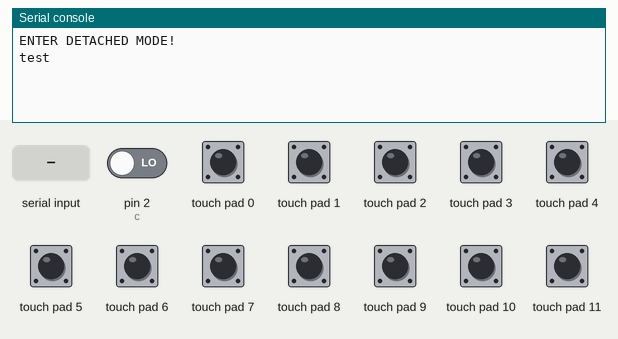
Simulated run of this program. Board: MicroPython board. On the bench: the last lines printed to the serial console. Inputs (shaded band) come from the test bench; at power-on: pin 2 (c), touch pad 0–11 LOW. Random numbers come from a fixed seed.

Above: at 1.2 s.
1.3 s: "{RSET}" received over the second serial link
At 1.9 s:
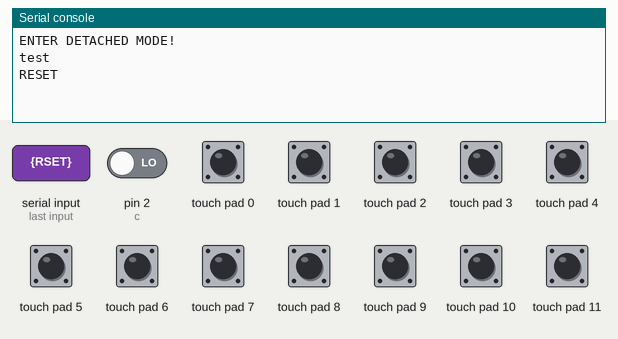
2.8 s: "{HALT}" received over the second serial link
At 4.0 s:
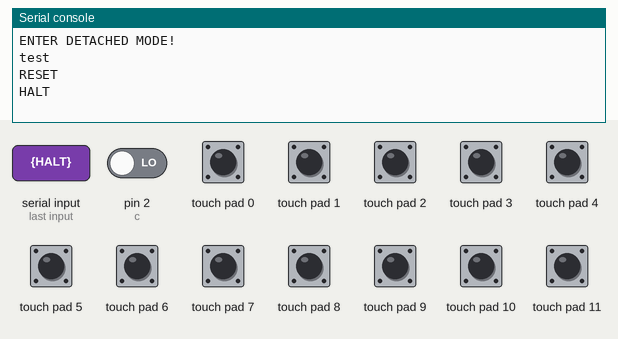
4.3 s: "{STAT}" received over the second serial link
At 5.4 s:
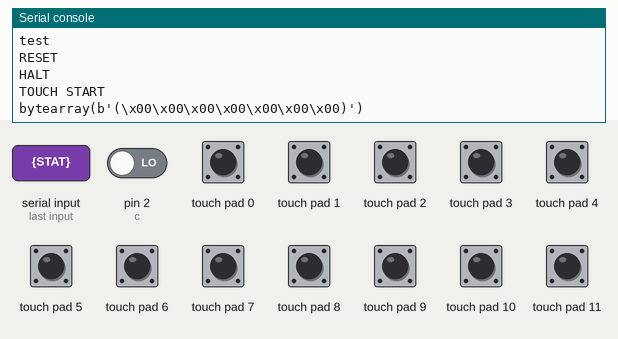
5.8 s: touch pad 0 pulled HIGH for 0.15 s
At 5.94 s:
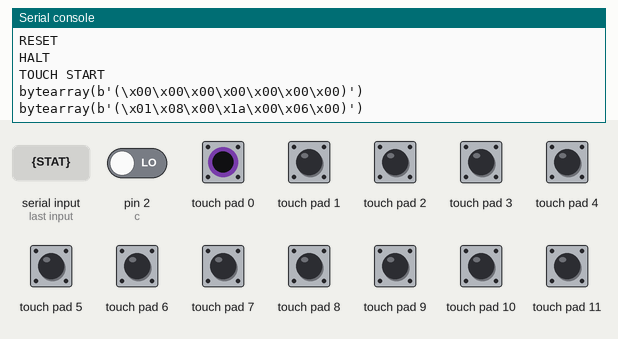
7.4 s: touch pad 1 pulled HIGH for 0.15 s
At 7.54 s:
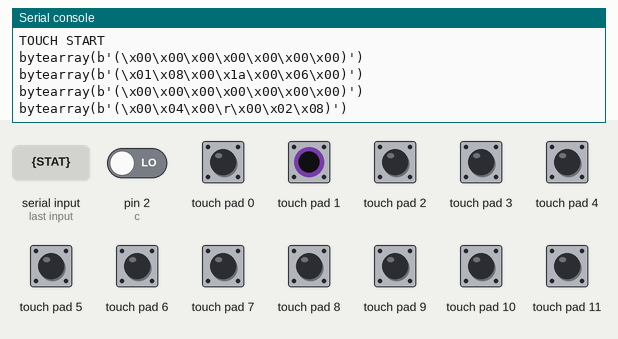
9.0 s: touch pad 2 pulled HIGH for 0.15 s
At 9.15 s:
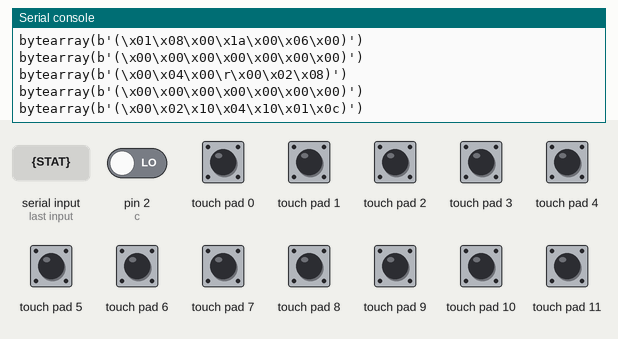

The program:

main.py
```python
import mpr121,time,sys,micropython
from machine import I2C,Pin,UART
from random import randint
A=I2C(0,scl=Pin(5),sda=Pin(4))#SCL5 SDA4 FOR 32C3
B=mpr121.MPR121(A)

B.set_thresholds(7,0)
'''
B.set_thresholds(4,0,7)
B.set_thresholds(4,0,0)
B.set_thresholds(4,0,1)
B.set_thresholds(4,0,2)
'''
masks=[bytearray([0b00000000,0b00001100,0b00000001,0b00010010,0b00000000,0b00010000,0b00000010][::-1]),
       bytearray([0b00000000,0b00011000,0b00000011,0b00000010,0b00000001,0b00000000,0b00000100][::-1]),
       bytearray([0b00000001,0b00010000,0b00000110,0b00000010,0b00000010,0b00000000,0b00001000][::-1]),
       bytearray([0b00000011,0b00000000,0b00001100,0b00000100,0b00000100,0b00000000,0b00010000][::-1]),
       bytearray([0b00000110,0b00000000,0b00011000,0b00000100,0b00001000,0b00000001,0b00000000][::-1]),
       bytearray([0b00001100,0b00000001,0b00010000,0b00000100,0b00010000,0b00000010,0b00000000][::-1]),
       bytearray([0b00001000,0b00000010,0b00000000,0b00001101,0b00000000,0b00000100,0b00000000][::-1]),
       bytearray([0b00000000,0b00000110,0b00000000,0b00011010,0b00000000,0b00001000,0b00000001][::-1])]

delay=1/60
def r():
    return randint(0,31)

def getkey():
    r=B.touched()
    keydata=bytearray(9)
    for i in range(8):
        if r%2:
            for j in range(7):
                keydata[j+1]|=masks[-i-1][j]
        r>>=1
    keydata[0]=40
    keydata[-1]=41
    return keydata

c=Pin(2,Pin.PULL_DOWN)#按下Pin2则直连
if c.value():
    #print('ENTER DIRECT MODE!')
    print=lambda x:None
    Pin(12,Pin.PULL_UP).on()
    Pin(13,Pin.PULL_UP).on()
    micropython.kbd_intr(-1)
    #UART(0,9600)

    class U:
        def __init__():
            pass
        def read():
            return sys.stdin.buffer.read()
        def write(buf):
            sys.stdout.buffer.write(buf)
else:
    print('ENTER DETACHED MODE!')
    U=UART(1,9600,tx=8,rx=9)
print('test')
halt=0
prev=0
while 1:
    data=U.read()
    if data==b'{RSET}':
        halt=0
        print('RESET')
    elif data==b'{HALT}':
        halt=1
        print('HALT')
    elif data==b'{STAT}':
        halt=0
        print('TOUCH START')
        U.write(getkey())
        while 1:
            data=U.read()
            if data==b'{HALT}':
                halt=1
                print('HALT')
                break
            elif data:
                print('received:',data)
            now=getkey()
            if now!=prev:
                U.write(now)
                prev=now
                print(now)
                time.sleep(delay)
                U.write(now)
            time.sleep(delay)
    elif data:
        datac=bytearray(data)
        datac[0]=40
        datac[-1]=41
        U.write(datac)
        print('UNKNOWN CMD:',data,'try response:',datac)

    
```

mpr121.py
```python
"""
MicroPython MPR121 capacitive touch keypad and breakout board driver
https://github.com/mcauser/micropython-mpr121

MIT License
Copyright (c) 2018 Mike Causer

Permission is hereby granted, free of charge, to any person obtaining a copy
of this software and associated documentation files (the "Software"), to deal
in the Software without restriction, including without limitation the rights
to use, copy, modify, merge, publish, distribute, sublicense, and/or sell
copies of the Software, and to permit persons to whom the Software is
furnished to do so, subject to the following conditions:

The above copyright notice and this permission notice shall be included in all
copies or substantial portions of the Software.

THE SOFTWARE IS PROVIDED "AS IS", WITHOUT WARRANTY OF ANY KIND, EXPRESS OR
IMPLIED, INCLUDING BUT NOT LIMITED TO THE WARRANTIES OF MERCHANTABILITY,
FITNESS FOR A PARTICULAR PURPOSE AND NONINFRINGEMENT. IN NO EVENT SHALL THE
AUTHORS OR COPYRIGHT HOLDERS BE LIABLE FOR ANY CLAIM, DAMAGES OR OTHER
LIABILITY, WHETHER IN AN ACTION OF CONTRACT, TORT OR OTHERWISE, ARISING FROM,
OUT OF OR IN CONNECTION WITH THE SOFTWARE OR THE USE OR OTHER DEALINGS IN THE
SOFTWARE.
"""

from micropython import const
import ustruct

MPR121_TOUCH_STATUS = const(0x00) # (0x00~0x01) Touch status
# (0x02~0x03) Out-of-range status
MPR121_ELECTRODE_FILTERED_DATA = const(0x04) # (0x04~0x1D) Electrode filtered data
MPR121_BASELINE_VALUE = const(0x1E) # (0x1E~0x2A) Baseline value
# (0x2B~0x40) Baseline Filtering Control
MPR121_MAX_HALF_DELTA_RISING = const(0x2B) # Max half delta (rising)
MPR121_NOISE_HALF_DELTA_RISING = const(0x2C) # Noise half delta (rising)
MPR121_NOISE_COUNT_LIMIT_RISING = const(0x2D) # Noise count limit (rising)
MPR121_FILTER_DELAY_COUNT_RISING = const(0x2E) # Filter delay count (rising)
MPR121_MAX_HALF_DELTA_FALLING = const(0x2F) # Max half delta (falling)
MPR121_NOISE_HALF_DELTA_FALLING = const(0x30) # Noise half delta (falling)
MPR121_NOISE_COUNT_LIMIT_FALLING = const(0x31) # Noise count limit (falling)
MPR121_FILTER_DELAY_COUNT_FALLING = const(0x32) # Filter delay count (falling)
# There is no max half delta for touched
MPR121_NOISE_HALF_DELTA_TOUCHED = const(0x33) # Noise half delta (touched)
MPR121_NOISE_COUNT_LIMIT_TOUCHED = const(0x34) # Noise count limit (touched)
MPR121_FILTER_DELAY_COUNT_TOUCHED = const(0x35) # Filter delay count (touched)
# (0x41~0x5A) Touch / release threshold
MPR121_TOUCH_THRESHOLD = const(0x41) # Touch threshold (0th, += 2 for each electrode up to 11th)
MPR121_RELEASE_THRESHOLD = const(0x42) # Release threshold (0th, += 2 for each electrode up to 11th)
MPR121_DEBOUNCE = const(0x5B) # Debounce
# (0x5C~0x5D) Filter and global CDC CDT configuration
MPR121_CONFIG1 = const(0x5C) # FFI (first filter iterations), CDC (charge/discharge current)
MPR121_CONFIG2 = const(0x5D) # CDT (charge/discharge time), SFI (second filter iterations), ESI (electrode sample interval)
# (0x5F~0x6B) Electrode charge current
# (0x6C~0x72) Electrode charge time
MPR121_ELECTRODE_CONFIG = const(0x5E) # Electrode configuration register
# (0x73~0x7A) GPIO
# (0x73) GPIO control 0
# (0x74) GPIO control 1
# (0x75) GPIO data
# (0x76) GPIO direction
# (0x77) GPIO enable
# (0x78) GPIO data set
# (0x79) GPIO data clear
# (0x7A) GPIO data toggle
# (0x7B) Auto-config control 0
# (0x7C) Auto-config control 1
# (0x7D) Auto-config upper-side limit
# (0x7E) Auto-config lower-side limit
# (0x7F) Auto-config target level
MPR121_SOFT_RESET = const(0x80) # Soft reset

class MPR121:
    """Driver for the MPR121 capacitive touch keypad and breakout board."""

    def __init__(self, i2c, address=0x5A):
        self.i2c = i2c
        self.address = address
        self.reset()

    def _register8(self, register, value=None):
        if value is None:
            return self.i2c.readfrom_mem(self.address, register, 1)[0]
        self.i2c.writeto_mem(self.address, register, bytearray([value]))

    def _register16(self, register, value=None):
        if value is None:
            data = self.i2c.readfrom_mem(self.address, register, 2)
            return ustruct.unpack("<H", data)[0]
        self.i2c.writeto_mem(self.address, register, ustruct.pack("<H", value))

    def reset(self):
        """Resets the MPR121 to a default state"""

        # Soft reset
        self._register8(MPR121_SOFT_RESET, 0x63)

        # Reset electrode configuration to defaults - enter stop mode
        # Config registers are read-only unless in stop mode
        self._register8(MPR121_ELECTRODE_CONFIG, 0x00)

        # Check CDT, SFI, ESI configuration is at defaults
        # A soft reset puts CONFIG2 (0x5D) at 0x24
        # Charge Discharge Time, CDT=1 (0.5us charge time)
        # Second Filter Iterations, SFI=0 (4x samples taken)
        # Electrode Sample Interval, ESI=4 (16ms period)
        if self._register8(MPR121_CONFIG2) != 0x24:
            raise RuntimeError('Failed to reset MPR121 to default state')

        # Set touch and release trip thresholds
        self.set_thresholds(15, 7)

        # Configure electrode filtered data and baseline registers
        self._register8(MPR121_MAX_HALF_DELTA_RISING, 0x01)
        self._register8(MPR121_MAX_HALF_DELTA_FALLING, 0x01)
        self._register8(MPR121_NOISE_HALF_DELTA_RISING, 0x01)
        self._register8(MPR121_NOISE_HALF_DELTA_FALLING, 0x05)
        self._register8(MPR121_NOISE_HALF_DELTA_TOUCHED, 0x00)
        self._register8(MPR121_NOISE_COUNT_LIMIT_RISING, 0x0E)
        self._register8(MPR121_NOISE_COUNT_LIMIT_FALLING, 0x01)
        self._register8(MPR121_NOISE_COUNT_LIMIT_TOUCHED, 0x00)
        self._register8(MPR121_FILTER_DELAY_COUNT_RISING, 0x00)
        self._register8(MPR121_FILTER_DELAY_COUNT_FALLING, 0x00)
        self._register8(MPR121_FILTER_DELAY_COUNT_TOUCHED, 0x00)

        # Set config registers
        # Debounce Touch, DT=0 (increase up to 7 to reduce noise)
        # Debounce Release, DR=0 (increase up to 7 to reduce noise)
        self._register8(MPR121_DEBOUNCE, 0x00)
        # First Filter Iterations, FFI=0 (6x samples taken)
        # Charge Discharge Current, CDC=16 (16uA)
        self._register8(MPR121_CONFIG1, 0x10)
        # Charge Discharge Time, CDT=1 (0.5us charge time)
        # Second Filter Iterations, SFI=0 (4x samples taken)
        # Electrode Sample Interval, ESI=0 (1ms period)
        self._register8(MPR121_CONFIG2, 0x20)

        # Enable all electrodes - enter run mode
        # Calibration Lock, CL=10 (baseline tracking enabled, initial value 5 high bits)
        # Proximity Enable, ELEPROX_EN=0 (proximity detection disabled)
        # Electrode Enable, ELE_EN=15 (enter run mode for 12 electrodes)
        self._register8(MPR121_ELECTRODE_CONFIG, 0x8F)

    def set_thresholds(self, touch, release, electrode=None):
        """Sets the touch and release thresholds (0-255) for a single electrode (0-11) or all electrodes"""
        if not 0 <= touch <= 255:
            raise ValueError('Touch must be in range 0-255.')
        if not 0 <= release <= 255:
            raise ValueError('Release must be in range 0-255.')
        f = 0 if electrode is None else electrode
        t = 12 if electrode is None else electrode + 1

        # you can only modify the thresholds when in stop mode
        config = self._register8(MPR121_ELECTRODE_CONFIG)
        if config != 0:
            self._register8(MPR121_ELECTRODE_CONFIG, 0)

        for i in range(f, t):
            self._register8(MPR121_TOUCH_THRESHOLD + i * 2, touch)
            self._register8(MPR121_RELEASE_THRESHOLD + i * 2, release)

        # return to previous mode if temporarily entered stop mode
        if config != 0:
            self._register8(MPR121_ELECTRODE_CONFIG, config)

    def filtered_data(self, electrode):
        """Returns filtered data value for the specified electrode (0-11)"""
        if not 0 <= electrode <= 11:
            raise ValueError('Electrode must be in range 0-11.')
        return self._register16(MPR121_ELECTRODE_FILTERED_DATA + electrode * 2)

    def baseline_data(self, electrode):
        """Returns baseline data value for the specified electrode (0-11)"""
        if not 0 <= electrode <= 11:
            raise ValueError('Electrode must be in range 0-11.')
        return self._register8(MPR121_BASELINE_VALUE + electrode) << 2

    def touched(self):
        """Returns a 12-bit value representing which electrodes are touched. LSB = electrode 0"""
        return self._register16(MPR121_TOUCH_STATUS)

    def is_touched(self, electrode):
        """Returns True when the specified electrode is being touched"""
        if not 0 <= electrode <= 11:
            raise ValueError('Electrode must be in range 0-11.')
        t = self.touched()
        return (t & (1 << electrode)) != 0
```

Measured:
- after the input at 1.3 s, the serial console: prints a new line at once (image 1)
- after the input at 2.8 s, the serial console: prints a new line at once (image 2)
- after the input at 4.3 s, the serial console: prints a new line at once (image 3)
- after the input at 5.8 s, the serial console: prints a new line at once (image 4)
- after the input at 7.4 s, the serial console: prints a new line at once (image 5)
- after the input at 9.0 s, the serial console: prints a new line at once (image 6)
